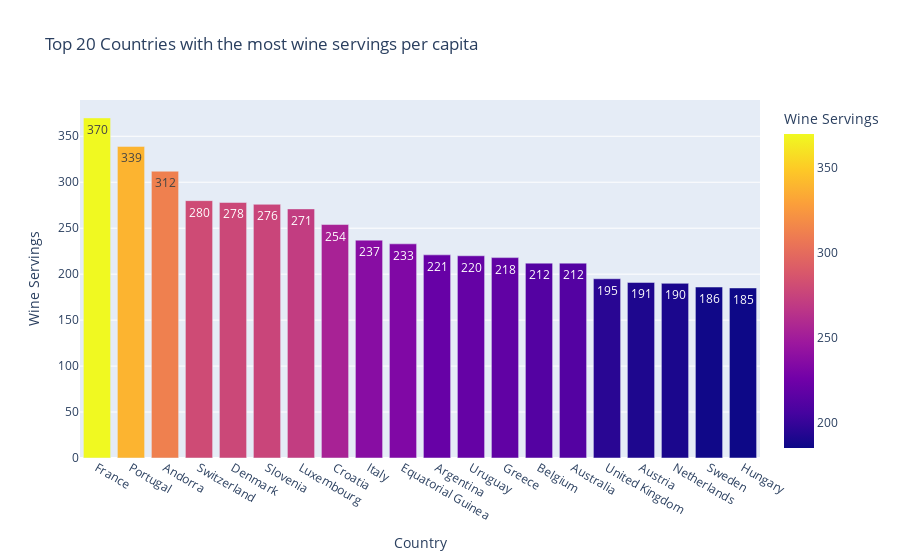

This figure's notebook cell:
### Markdown cell above
### Top 20 countries with the most wine servings per capita

### Code cell
top20_wine = drinks.sort_values('wine_servings',ascending=False)[:20]
# creating a seperate dictionary for the labels
labels_ = {'country' : 'Country',
          'wine_servings' : 'Wine Servings'}
          
# seperate string for the title
title_ = 'Top 20 Countries with the most wine servings per capita'

fig2 = px.bar(top20_wine, x = 'country', y = 'wine_servings', color='wine_servings',
               text_auto = True,
             labels = labels_,
             title=title_)

fig2.show()

### Figure 1 — Plotly figure (JSON) as saved in the notebook; plotly's stock layout.template omitted (floating-point values rounded to 4 significant figures)
{"data": [{"alignmentgroup": "True", "hovertemplate": "Country=%{x}<br>Wine Servings=%{marker.color}<extra></extra>", "legendgroup": "", "marker": {"color": [370, 339, 312, 280, 278, 276, 271, 254, 237, 233, 221, 220, 218, 212, 212, 195, 191, 190, 186, 185], "coloraxis": "coloraxis", "pattern": {"shape": ""}}, "name": "", "offsetgroup": "", "orientation": "v", "showlegend": false, "textposition": "auto", "texttemplate": "%{y}", "type": "bar", "x": ["France", "Portugal", "Andorra", "Switzerland", "Denmark", "Slovenia", "Luxembourg", "Croatia", "Italy", "Equatorial Guinea", "Argentina", "Uruguay", "Greece", "Belgium", "Australia", "United Kingdom", "Austria", "Netherlands", "Sweden", "Hungary"], "xaxis": "x", "y": [370, 339, 312, 280, 278, 276, 271, 254, 237, 233, 221, 220, 218, 212, 212, 195, 191, 190, 186, 185], "yaxis": "y"}], "layout": {"barmode": "relative", "coloraxis": {"colorbar": {"title": {"text": "Wine Servings"}}, "colorscale": [[0, "#0d0887"], [0.1111, "#46039f"], [0.2222, "#7201a8"], [0.3333, "#9c179e"], [0.4444, "#bd3786"], [0.5556, "#d8576b"], [0.6667, "#ed7953"], [0.7778, "#fb9f3a"], [0.8889, "#fdca26"], [1, "#f0f921"]]}, "legend": {"tracegroupgap": 0}, "title": {"text": "Top 20 Countries with the most wine servings per capita"}, "xaxis": {"anchor": "y", "domain": [0, 1], "title": {"text": "Country"}}, "yaxis": {"anchor": "x", "domain": [0, 1], "title": {"text": "Wine Servings"}}}}
